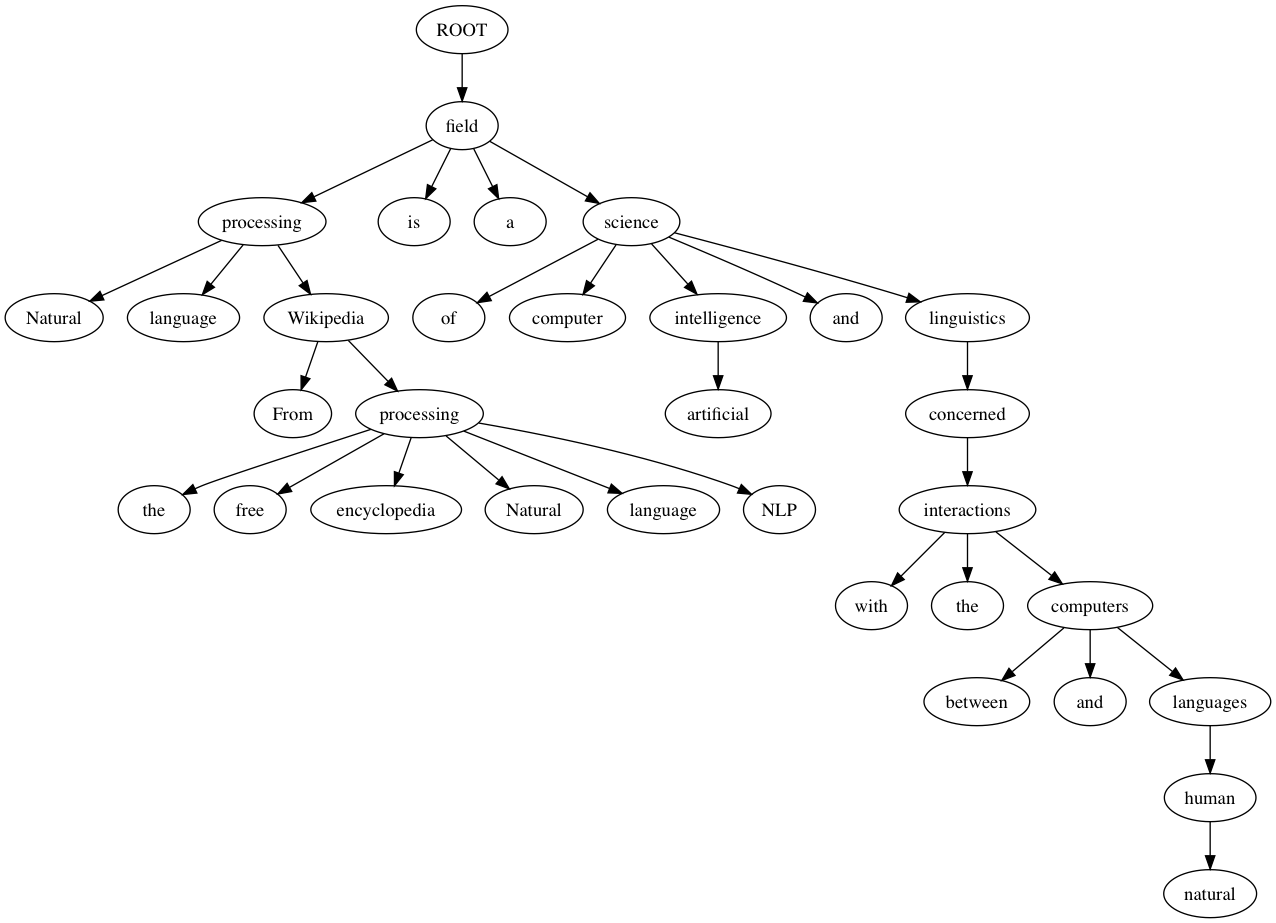

Recreate this plot in Python.
# -*- coding: utf-8 -*-

from xml.etree import ElementTree as ET
from graphviz import Digraph

def make_graph(edges: list) -> Digraph:
    """
    エッジのリストから有向グラフを生成

    Parameters
    ----------
    edges : list
        エッジのリスト。エッジはタプルで構成
        [(((識別子1, ラベル1), (識別子2, ラベル2)), (...), ...)]

    Reteruns
    --------
    G : Digraph
        有向グラフのオブジェクト
    """

    # nlp_57.pngでグラフが保存される
    G = Digraph(format="png")

    for edge in edges:
        n1 = edge[0][0]
        n2 = edge[1][0]
        
        # ノード追加
        # idxの値が異なれば、別なノードとする
        G.node(n1, label=edge[0][1])
        G.node(n2, label=edge[1][1])

        # エッジの追加
        G.edge(n1, n2)
    
    return G


if __name__ == "__main__":
    root = ET.parse("nlp.txt.xml")

    for dependencies in root.iterfind("./document/sentences/sentence/dependencies[@type='collapsed-dependencies']"):
        edges = []

        for dep in dependencies.iter("dep"):
            # print(f"{dep.find('governor').get('idx')} {dep.findtext('governor')} -> {dep.find('dependent').get('idx')} {dep.findtext('dependent')}")
            
            # 句読点に係るものはエッジに含めない
            if dep.get("type") == "punct":
                continue

            else:
                edges.append((
                    (dep.find("governor").get("idx"), dep.findtext("governor")),
                    (dep.find("dependent").get("idx"), dep.findtext("dependent"))
                    ))
        
        G = make_graph(edges)
        # G.view()
        G.render("nlp_57")

        # とりあえず１文目だけ生成
        break
